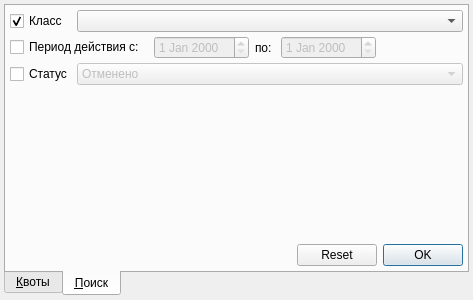
<?xml version="1.0" encoding="UTF-8"?>
<ui version="4.0">
 <class>Form</class>
 <widget class="QWidget" name="Form">
  <property name="geometry">
   <rect>
    <x>0</x>
    <y>0</y>
    <width>473</width>
    <height>300</height>
   </rect>
  </property>
  <property name="windowTitle">
   <string>Form</string>
  </property>
  <layout class="QGridLayout" name="gridLayout">
   <property name="margin">
    <number>4</number>
   </property>
   <property name="spacing">
    <number>4</number>
   </property>
   <item row="0" column="0">
    <widget class="QTabWidget" name="tabWidget">
     <property name="tabPosition">
      <enum>QTabWidget::South</enum>
     </property>
     <property name="currentIndex">
      <number>1</number>
     </property>
     <widget class="QWidget" name="tabQuoting">
      <attribute name="title">
       <string>&amp;Квоты</string>
      </attribute>
      <layout class="QGridLayout" name="gridLayout_2" rowstretch="0">
       <property name="margin">
        <number>4</number>
       </property>
       <property name="spacing">
        <number>4</number>
       </property>
       <item row="0" column="0">
        <widget class="CTableView" name="tblClientQuoting"/>
       </item>
      </layout>
     </widget>
     <widget class="QWidget" name="tabFind">
      <attribute name="title">
       <string>&amp;Поиск</string>
      </attribute>
      <layout class="QGridLayout" name="gridLayout_3">
       <property name="margin">
        <number>4</number>
       </property>
       <property name="spacing">
        <number>4</number>
       </property>
       <item row="1" column="0" colspan="2">
        <widget class="QWidget" name="pnlDates" native="true">
         <layout class="QHBoxLayout" name="horizontalLayout">
          <property name="spacing">
           <number>-1</number>
          </property>
          <property name="margin">
           <number>0</number>
          </property>
          <item>
           <widget class="QCheckBox" name="chkBegDate">
            <property name="text">
             <string>Период действия с: </string>
            </property>
           </widget>
          </item>
          <item>
           <widget class="CDateEdit" name="edtBegDate">
            <property name="enabled">
             <bool>false</bool>
            </property>
           </widget>
          </item>
          <item>
           <widget class="QLabel" name="lblEndDate">
            <property name="text">
             <string>по: </string>
            </property>
           </widget>
          </item>
          <item>
           <widget class="CDateEdit" name="edtEndDate">
            <property name="enabled">
             <bool>false</bool>
            </property>
           </widget>
          </item>
          <item>
           <spacer name="horizontalSpacer">
            <property name="orientation">
             <enum>Qt::Horizontal</enum>
            </property>
            <property name="sizeHint" stdset="0">
             <size>
              <width>40</width>
              <height>20</height>
             </size>
            </property>
           </spacer>
          </item>
         </layout>
        </widget>
       </item>
       <item row="3" column="0">
        <widget class="QCheckBox" name="chkStatus">
         <property name="sizePolicy">
          <sizepolicy hsizetype="Maximum" vsizetype="Fixed">
           <horstretch>0</horstretch>
           <verstretch>0</verstretch>
          </sizepolicy>
         </property>
         <property name="text">
          <string>Статус</string>
         </property>
        </widget>
       </item>
       <item row="5" column="0" colspan="2">
        <spacer name="verticalSpacer">
         <property name="orientation">
          <enum>Qt::Vertical</enum>
         </property>
         <property name="sizeHint" stdset="0">
          <size>
           <width>20</width>
           <height>40</height>
          </size>
         </property>
        </spacer>
       </item>
       <item row="3" column="1">
        <widget class="QComboBox" name="cmbStatus">
         <property name="enabled">
          <bool>false</bool>
         </property>
         <property name="sizePolicy">
          <sizepolicy hsizetype="Minimum" vsizetype="Fixed">
           <horstretch>0</horstretch>
           <verstretch>0</verstretch>
          </sizepolicy>
         </property>
         <property name="maximumSize">
          <size>
           <width>16777215</width>
           <height>16777215</height>
          </size>
         </property>
         <item>
          <property name="text">
           <string>Отменено</string>
          </property>
         </item>
         <item>
          <property name="text">
           <string>Ожидание</string>
          </property>
         </item>
         <item>
          <property name="text">
           <string>Активный талон</string>
          </property>
         </item>
         <item>
          <property name="text">
           <string>Талон для заполнения</string>
          </property>
         </item>
         <item>
          <property name="text">
           <string>Заблокированный талон</string>
          </property>
         </item>
         <item>
          <property name="text">
           <string>Отказано</string>
          </property>
         </item>
         <item>
          <property name="text">
           <string>Необходимо согласовать дату обслуживания</string>
          </property>
         </item>
         <item>
          <property name="text">
           <string>Дата обслуживания на согласовании</string>
          </property>
         </item>
         <item>
          <property name="text">
           <string>Дата обслуживания согласована</string>
          </property>
         </item>
         <item>
          <property name="text">
           <string>Пролечен</string>
          </property>
         </item>
         <item>
          <property name="text">
           <string>Обслуживание отложено</string>
          </property>
         </item>
         <item>
          <property name="text">
           <string>Отказ пациента</string>
          </property>
         </item>
         <item>
          <property name="text">
           <string>Импортировано из ВТМП</string>
          </property>
         </item>
        </widget>
       </item>
       <item row="6" column="0" colspan="2">
        <widget class="QWidget" name="pnlButtonBox" native="true">
         <layout class="QHBoxLayout" name="horizontalLayout_2">
          <property name="spacing">
           <number>0</number>
          </property>
          <property name="margin">
           <number>0</number>
          </property>
          <item>
           <spacer name="horizontalSpacer_2">
            <property name="orientation">
             <enum>Qt::Horizontal</enum>
            </property>
            <property name="sizeHint" stdset="0">
             <size>
              <width>273</width>
              <height>17</height>
             </size>
            </property>
           </spacer>
          </item>
          <item>
           <widget class="QDialogButtonBox" name="buttonBox">
            <property name="sizePolicy">
             <sizepolicy hsizetype="Maximum" vsizetype="Fixed">
              <horstretch>0</horstretch>
              <verstretch>0</verstretch>
             </sizepolicy>
            </property>
            <property name="standardButtons">
             <set>QDialogButtonBox::Ok|QDialogButtonBox::Reset</set>
            </property>
           </widget>
          </item>
         </layout>
        </widget>
       </item>
       <item row="0" column="0">
        <widget class="QCheckBox" name="chkClass">
         <property name="sizePolicy">
          <sizepolicy hsizetype="Maximum" vsizetype="Fixed">
           <horstretch>0</horstretch>
           <verstretch>0</verstretch>
          </sizepolicy>
         </property>
         <property name="text">
          <string>Класс</string>
         </property>
         <property name="checked">
          <bool>true</bool>
         </property>
        </widget>
       </item>
       <item row="0" column="1">
        <widget class="QComboBox" name="cmbClass"/>
       </item>
      </layout>
     </widget>
    </widget>
   </item>
  </layout>
 </widget>
 <customwidgets>
  <customwidget>
   <class>CDateEdit</class>
   <extends>QDateEdit</extends>
   <header>library/DateEdit</header>
  </customwidget>
  <customwidget>
   <class>CTableView</class>
   <extends>QTableView</extends>
   <header>library/TableView.h</header>
  </customwidget>
 </customwidgets>
 <tabstops>
  <tabstop>tblClientQuoting</tabstop>
  <tabstop>tabWidget</tabstop>
  <tabstop>chkClass</tabstop>
  <tabstop>cmbClass</tabstop>
  <tabstop>chkBegDate</tabstop>
  <tabstop>edtBegDate</tabstop>
  <tabstop>edtEndDate</tabstop>
  <tabstop>chkStatus</tabstop>
  <tabstop>cmbStatus</tabstop>
  <tabstop>buttonBox</tabstop>
 </tabstops>
 <resources/>
 <connections>
  <connection>
   <sender>chkClass</sender>
   <signal>toggled(bool)</signal>
   <receiver>cmbClass</receiver>
   <slot>setEnabled(bool)</slot>
   <hints>
    <hint type="sourcelabel">
     <x>61</x>
     <y>32</y>
    </hint>
    <hint type="destinationlabel">
     <x>200</x>
     <y>34</y>
    </hint>
   </hints>
  </connection>
  <connection>
   <sender>chkStatus</sender>
   <signal>toggled(bool)</signal>
   <receiver>cmbStatus</receiver>
   <slot>setEnabled(bool)</slot>
   <hints>
    <hint type="sourcelabel">
     <x>68</x>
     <y>107</y>
    </hint>
    <hint type="destinationlabel">
     <x>193</x>
     <y>109</y>
    </hint>
   </hints>
  </connection>
  <connection>
   <sender>chkBegDate</sender>
   <signal>toggled(bool)</signal>
   <receiver>edtBegDate</receiver>
   <slot>setEnabled(bool)</slot>
   <hints>
    <hint type="sourcelabel">
     <x>84</x>
     <y>78</y>
    </hint>
    <hint type="destinationlabel">
     <x>202</x>
     <y>78</y>
    </hint>
   </hints>
  </connection>
  <connection>
   <sender>chkBegDate</sender>
   <signal>toggled(bool)</signal>
   <receiver>edtEndDate</receiver>
   <slot>setEnabled(bool)</slot>
   <hints>
    <hint type="sourcelabel">
     <x>84</x>
     <y>78</y>
    </hint>
    <hint type="destinationlabel">
     <x>319</x>
     <y>78</y>
    </hint>
   </hints>
  </connection>
 </connections>
</ui>
